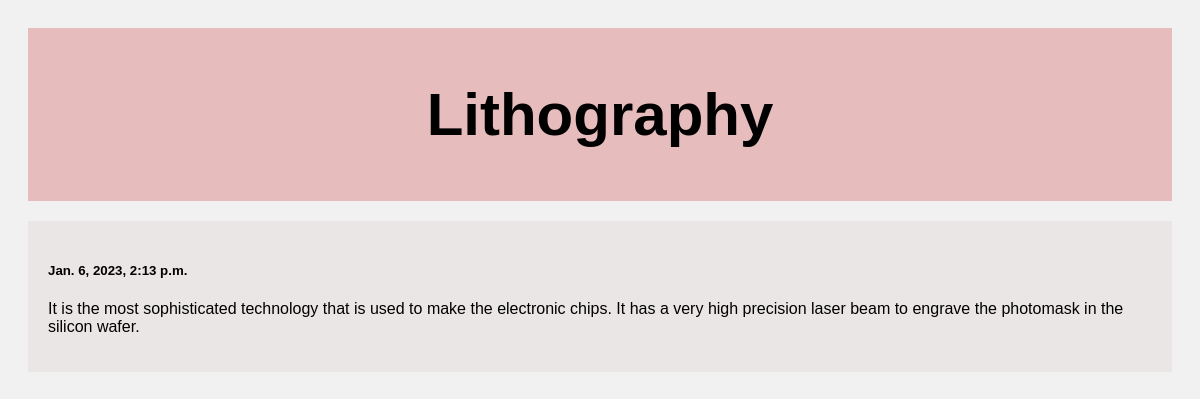
Screenshot of /post/2 with the database file from the repository.
### posts/models.py (models this page shows)
class Post(models.Model):
    title = models.CharField(max_length=30)
    body = models.CharField(max_length=2000)
    created_at = models.DateTimeField(default=datetime.now,blank=True)

### posts/views.py (the view)
# urls.py: path('post/<str:pk>', views.post,name='post'),
def post(request,pk):
    posts = Post.objects.get(id=pk)
    return render(request,'post.html',{'po_posts':posts})

### templates/post.html (shortened to what this page needs)
<!DOCTYPE html>
<html>
<head>
</head>
<body>
<div class="header">
    <h2>{{po_posts.title}}</h2>
</div>
<div class="row">
  <div class="leftcolumn">
    <div class="card">
            <h5>{{po_posts.created_at}}</h5>
            <p>{{po_posts.body}}</p>
    </div>
  </div>
</div>
</body>
</html>

### templates/post.html (style rules this page uses)
* { box-sizing: border-box; }
body { font-family: Arial; padding: 20px; background: #f1f1f1; }
.header { padding: 2px; font-size: 40px; text-align: center; background: rgb(231, 188, 188); }
.leftcolumn { float: left; width: 100%; }
.card { background-color: rgb(235, 230, 230); padding: 20px; margin-top: 20px; }
.row:after { content: ""; display: table; clear: both; }

### rows the page displays
Post: title "Lithography", created_at "Jan. 6, 2023, 2:13 p.m.", body "It is the most sophisticated technology that is used to make the electronic chips. It has a very high precision laser beam to engrave the photomask in the silicon wafer."
